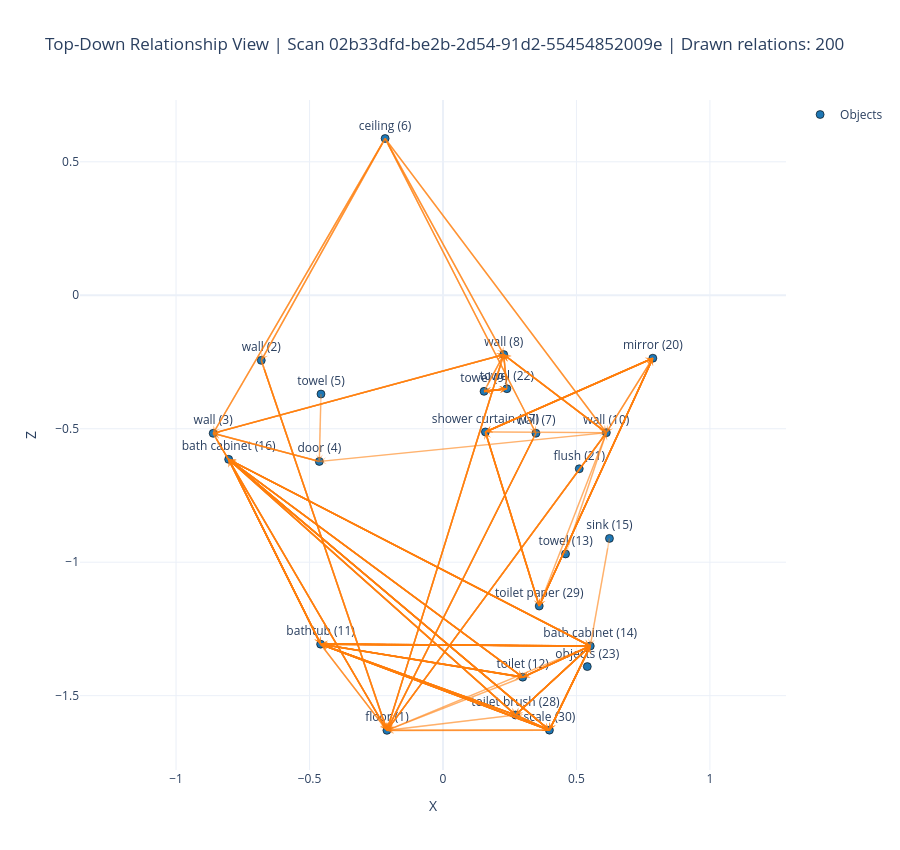

The code cell stored with this chart in its notebook:
### Code cell
# ============================================
# Predicted relationships on one test/val scan
# ============================================
# This cell uses the trained model and visualizes predicted relations
# in top-down view, similar to the earlier ground-truth visualization.

# Pick a deterministic validation/test scan index using the same split seed
_, _val_graphs = split_scans_train_val(scan_graphs, val_ratio=0.15, seed=SEED)
if not _val_graphs:
    raise RuntimeError("No validation/test scans available. Check split settings.")

test_graph = _val_graphs[0]
test_scan_id = test_graph["scan"]
print(f"Using test scan: {test_scan_id}")

# Rebuild full bundle to recover segmentation/positions for plotting
_test_bundle = build_scan_bundle(test_scan_id)
merged_objects = _test_bundle["objects"]
TARGET_SCAN_ID = test_scan_id

# Build node index -> object metadata from clean data for this scan
_scan_clean = next((s for s in clean_multi.get("scans", []) if s.get("scan") == test_scan_id), None)
if _scan_clean is None:
    raise RuntimeError(f"Scan {test_scan_id} not found in clean_multi.")

node_to_obj = {}
node_idx = 0
for obj in _scan_clean.get("objects", []):
    oid = to_int_if_possible(obj.get("id"))
    emb = obj.get("clip_embedding")
    if oid is None or not isinstance(emb, list) or len(emb) == 0:
        continue
    node_to_obj[node_idx] = {
        "id": oid,
        "label": obj.get("label", "obj"),
    }
    node_idx += 1

# Use best threshold from previous training sweep if available
pred_threshold = 0.5
if "best_thr" in globals() and isinstance(best_thr, dict) and "threshold" in best_thr:
    pred_threshold = float(best_thr["threshold"])

model.eval()
with torch.no_grad():
    clip_x = test_graph["node_clip"].to(DEVICE)
    geom_x = test_graph["node_geom"].to(DEVICE)
    geom_raw_x = test_graph["node_geom_raw"].to(DEVICE)
    graph_e = test_graph["graph_edges"].to(DEVICE)
    query_pairs = test_graph["query_pairs"].to(DEVICE)

    logits = model(clip_x, geom_x, graph_e, query_pairs, geom_raw_x=geom_raw_x)
    probs = torch.sigmoid(logits).cpu()

pred_relationships = []
for edge_i in range(query_pairs.shape[0]):
    s_idx = int(query_pairs[edge_i, 0].item())
    o_idx = int(query_pairs[edge_i, 1].item())

    if s_idx not in node_to_obj or o_idx not in node_to_obj:
        continue

    active_rel_idx = (probs[edge_i] >= pred_threshold).nonzero(as_tuple=False).flatten().tolist()
    for rel_i in active_rel_idx:
        pred_relationships.append({
            "subject_id": node_to_obj[s_idx]["id"],
            "subject_label": node_to_obj[s_idx]["label"],
            "object_id": node_to_obj[o_idx]["id"],
            "object_label": node_to_obj[o_idx]["label"],
            "predicate_id": int(rel_i),
            "predicate": idx_to_rel.get(int(rel_i), f"rel_{rel_i}"),
        })

scan_relationships = pred_relationships
print(f"Predicted relationships: {len(scan_relationships)} (threshold={pred_threshold:.2f})")

# Reuse your existing top-down interactive plotter
plot_topdown_relationships(max_relationships=200, annotate_predicates=False)
